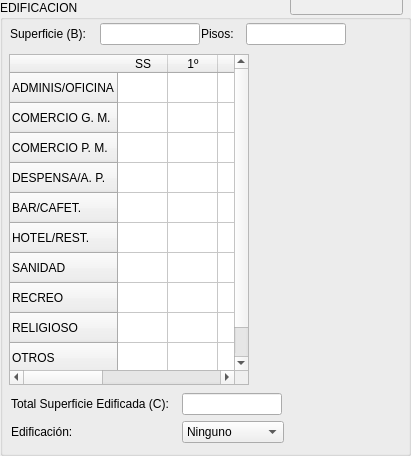
<?xml version="1.0" encoding="UTF-8"?>
<ui version="4.0">
 <class>EdificacionForm</class>
 <widget class="QGroupBox" name="EdificacionForm">
  <property name="geometry">
   <rect>
    <x>0</x>
    <y>0</y>
    <width>411</width>
    <height>456</height>
   </rect>
  </property>
  <property name="font">
   <font>
    <pointsize>9</pointsize>
   </font>
  </property>
  <property name="windowTitle">
   <string>Edificación</string>
  </property>
  <property name="title">
   <string>EDIFICACION</string>
  </property>
  <widget class="QTableWidget" name="edifUsoSueloTable">
   <property name="geometry">
    <rect>
     <x>9</x>
     <y>54</y>
     <width>240</width>
     <height>331</height>
    </rect>
   </property>
   <property name="sizePolicy">
    <sizepolicy hsizetype="Fixed" vsizetype="Fixed">
     <horstretch>0</horstretch>
     <verstretch>0</verstretch>
    </sizepolicy>
   </property>
   <property name="minimumSize">
    <size>
     <width>240</width>
     <height>331</height>
    </size>
   </property>
   <property name="maximumSize">
    <size>
     <width>240</width>
     <height>331</height>
    </size>
   </property>
   <attribute name="horizontalHeaderDefaultSectionSize">
    <number>50</number>
   </attribute>
   <row>
    <property name="text">
     <string>ADMINIS/OFICINA</string>
    </property>
   </row>
   <row>
    <property name="text">
     <string>COMERCIO G. M.</string>
    </property>
   </row>
   <row>
    <property name="text">
     <string>COMERCIO P. M.</string>
    </property>
   </row>
   <row>
    <property name="text">
     <string>DESPENSA/A. P.</string>
    </property>
   </row>
   <row>
    <property name="text">
     <string>BAR/CAFET.</string>
    </property>
   </row>
   <row>
    <property name="text">
     <string>HOTEL/REST.</string>
    </property>
   </row>
   <row>
    <property name="text">
     <string>SANIDAD</string>
    </property>
   </row>
   <row>
    <property name="text">
     <string>RECREO</string>
    </property>
   </row>
   <row>
    <property name="text">
     <string>RELIGIOSO</string>
    </property>
   </row>
   <row>
    <property name="text">
     <string>OTROS</string>
    </property>
   </row>
   <column>
    <property name="text">
     <string>SS</string>
    </property>
   </column>
   <column>
    <property name="text">
     <string>1º</string>
    </property>
   </column>
   <column>
    <property name="text">
     <string>2º</string>
    </property>
   </column>
   <column>
    <property name="text">
     <string>3º</string>
    </property>
   </column>
   <column>
    <property name="text">
     <string>&gt;</string>
    </property>
   </column>
   <item row="0" column="0">
    <property name="text">
     <string/>
    </property>
    <property name="flags">
     <set>ItemIsEditable|ItemIsEnabled</set>
    </property>
   </item>
  </widget>
  <widget class="QWidget" name="layoutWidget_2">
   <property name="geometry">
    <rect>
     <x>201</x>
     <y>20</y>
     <width>145</width>
     <height>28</height>
    </rect>
   </property>
   <layout class="QHBoxLayout" name="horizontalLayout_4">
    <item>
     <widget class="QLabel" name="label">
      <property name="text">
       <string>Pisos:</string>
      </property>
      <property name="buddy">
       <cstring>edifPisosEdit</cstring>
      </property>
     </widget>
    </item>
    <item>
     <widget class="QLineEdit" name="edifPisosEdit">
      <property name="minimumSize">
       <size>
        <width>100</width>
        <height>0</height>
       </size>
      </property>
      <property name="maximumSize">
       <size>
        <width>100</width>
        <height>16777215</height>
       </size>
      </property>
      <property name="maxLength">
       <number>1</number>
      </property>
      <property name="alignment">
       <set>Qt::AlignRight|Qt::AlignTrailing|Qt::AlignVCenter</set>
      </property>
     </widget>
    </item>
   </layout>
  </widget>
  <widget class="QWidget" name="layoutWidget_3">
   <property name="geometry">
    <rect>
     <x>10</x>
     <y>20</y>
     <width>190</width>
     <height>28</height>
    </rect>
   </property>
   <layout class="QHBoxLayout" name="horizontalLayout">
    <item>
     <widget class="QLabel" name="edifSuperficieLbl">
      <property name="text">
       <string>Superficie (B):</string>
      </property>
      <property name="buddy">
       <cstring>edifSuperficieEdit</cstring>
      </property>
     </widget>
    </item>
    <item>
     <widget class="QLineEdit" name="edifSuperficieEdit">
      <property name="minimumSize">
       <size>
        <width>100</width>
        <height>0</height>
       </size>
      </property>
      <property name="maximumSize">
       <size>
        <width>100</width>
        <height>16777215</height>
       </size>
      </property>
      <property name="maxLength">
       <number>5</number>
      </property>
      <property name="alignment">
       <set>Qt::AlignRight|Qt::AlignTrailing|Qt::AlignVCenter</set>
      </property>
     </widget>
    </item>
   </layout>
  </widget>
  <widget class="QWidget" name="layoutWidget">
   <property name="geometry">
    <rect>
     <x>11</x>
     <y>393</y>
     <width>273</width>
     <height>58</height>
    </rect>
   </property>
   <layout class="QFormLayout" name="formLayout">
    <item row="0" column="0">
     <widget class="QLabel" name="edifTotSuperficieLbl">
      <property name="minimumSize">
       <size>
        <width>165</width>
        <height>0</height>
       </size>
      </property>
      <property name="maximumSize">
       <size>
        <width>165</width>
        <height>16777215</height>
       </size>
      </property>
      <property name="font">
       <font>
        <weight>50</weight>
        <bold>false</bold>
       </font>
      </property>
      <property name="text">
       <string>Total Superficie Edificada (C):</string>
      </property>
      <property name="buddy">
       <cstring>edifTotSuperficieEdit</cstring>
      </property>
     </widget>
    </item>
    <item row="0" column="1">
     <widget class="QLineEdit" name="edifTotSuperficieEdit">
      <property name="minimumSize">
       <size>
        <width>100</width>
        <height>0</height>
       </size>
      </property>
      <property name="maximumSize">
       <size>
        <width>100</width>
        <height>16777215</height>
       </size>
      </property>
      <property name="maxLength">
       <number>5</number>
      </property>
      <property name="alignment">
       <set>Qt::AlignRight|Qt::AlignTrailing|Qt::AlignVCenter</set>
      </property>
     </widget>
    </item>
    <item row="1" column="0">
     <widget class="QLabel" name="edifIntegradaLbl">
      <property name="minimumSize">
       <size>
        <width>165</width>
        <height>0</height>
       </size>
      </property>
      <property name="maximumSize">
       <size>
        <width>165</width>
        <height>16777215</height>
       </size>
      </property>
      <property name="text">
       <string>Edificación:</string>
      </property>
      <property name="buddy">
       <cstring>edifEdificacionCmb</cstring>
      </property>
     </widget>
    </item>
    <item row="1" column="1">
     <widget class="QComboBox" name="edifEdificacionCmb">
      <item>
       <property name="text">
        <string>Ninguno</string>
       </property>
      </item>
     </widget>
    </item>
   </layout>
  </widget>
  <widget class="QLineEdit" name="cuentaEdit">
   <property name="enabled">
    <bool>false</bool>
   </property>
   <property name="geometry">
    <rect>
     <x>290</x>
     <y>-10</y>
     <width>113</width>
     <height>25</height>
    </rect>
   </property>
  </widget>
 </widget>
 <tabstops>
  <tabstop>edifSuperficieEdit</tabstop>
  <tabstop>edifPisosEdit</tabstop>
  <tabstop>edifTotSuperficieEdit</tabstop>
  <tabstop>edifEdificacionCmb</tabstop>
  <tabstop>edifUsoSueloTable</tabstop>
  <tabstop>cuentaEdit</tabstop>
 </tabstops>
 <resources/>
 <connections>
  <connection>
   <sender>edifPisosEdit</sender>
   <signal>textChanged(QString)</signal>
   <receiver>EdificacionForm</receiver>
   <slot>modificarEdificacion(QString)</slot>
   <hints>
    <hint type="sourcelabel">
     <x>292</x>
     <y>33</y>
    </hint>
    <hint type="destinationlabel">
     <x>199</x>
     <y>211</y>
    </hint>
   </hints>
  </connection>
 </connections>
 <slots>
  <slot>modificarEdificacion(QString)</slot>
 </slots>
</ui>
